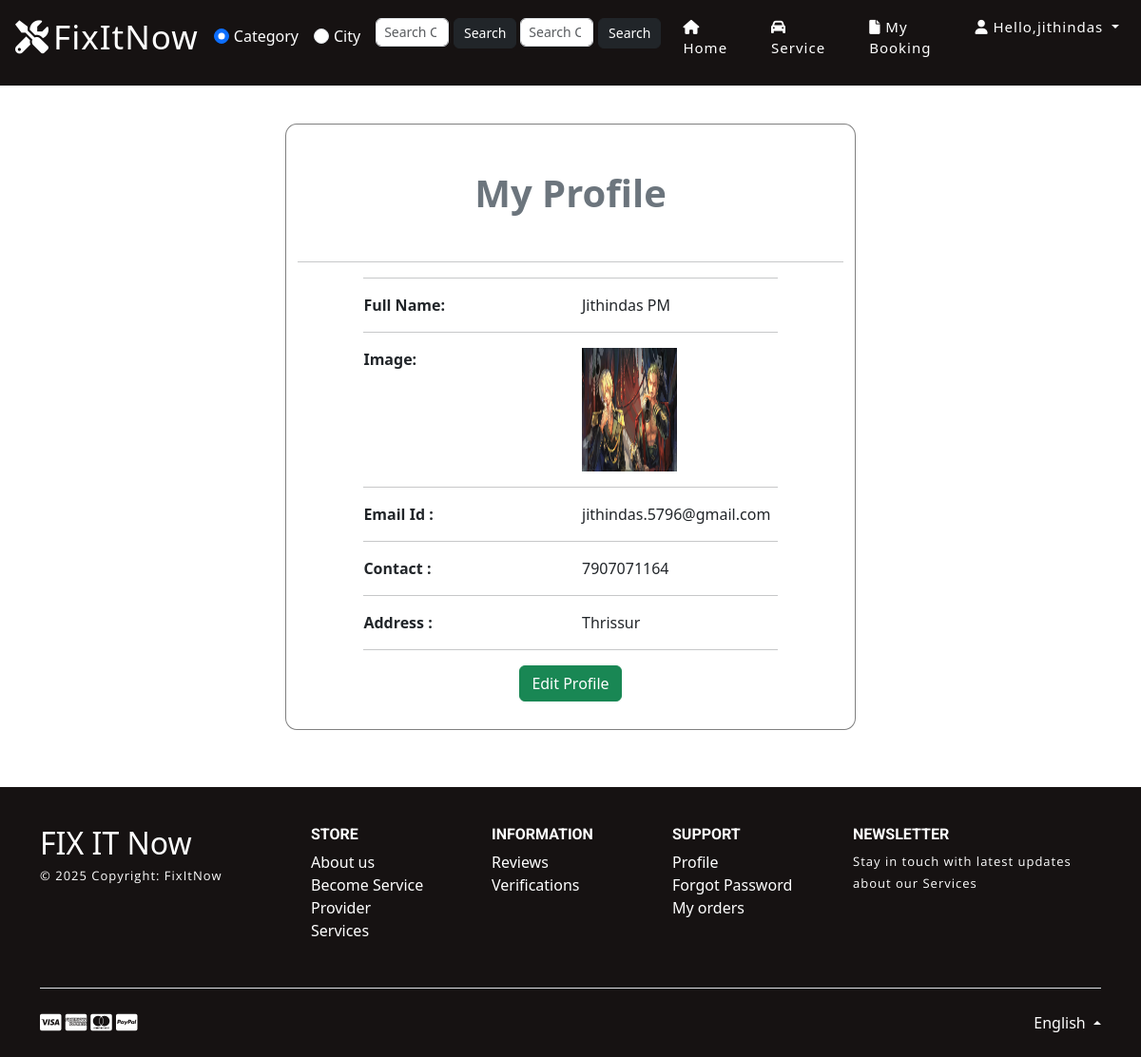
Page /profile (signed in) on the committed database.
### home_service/models.py (models this page shows, shortened)
class Customer(models.Model):
    user = models.ForeignKey(User, on_delete=models.CASCADE, null=True)
    contact = models.CharField(max_length=100, null=True)
    address = models.CharField(max_length=100, null=True)
    image = models.FileField(null=True)

### home_service/views.py (the view)
# urls.py: path('profile',profile,name="profile"),
def profile(request):
    user = User.objects.get(id=request.user.id)
    error = ""
    try:
        sign = Customer.objects.get(user=user)
        error = "pat"
    except:
        sign = Service_Man.objects.get(user=user)
    terror = False
    d = {'pro':sign,'error':error}
    return render(request,'profile.html',d)

### home_service/templates/profile.html (shortened to what this page needs)
{% extends 'index.html' %}
{% load static %}
{% block body %}
	<div class="w3l_banner_info" style="height:10px">
		<div class="slider1">
			<div class="callbacks_container">
				<ul class="rslides" id="slider3">
					<li>
						<div class="slider1-img" style="height:90px">
							<div class="slider_banner_info">
							</div>
						</div>
					</li>
				</ul>
			</div>
		</div>
	</div>
</header>
    <div class="container" style="width:50%;margin-top:10%;margin-bottom:5%;background:white;border-radius:2%;border:1px solid grey">
    <div class="text-center my-5">
        <span class="h1 text-secondary" style="font-weight: 800;">My Profile</span>
    </div><hr>
    <div align="left" class="container-fluid" style="width:80%;margin-bottom:5%">
    <hr><div class="row" >
        <div class="col-md-6 div2">
            <strong>Full Name:</strong>
        </div>
        <div class="col-md-6 div1">
            {{pro.user.first_name}} {{pro.user.last_name}}
        </div>
    </div><hr>
    <div class="row">
        <div class="col-md-6 div2">
            <strong>Image:</strong>
        </div>
        <div class="col-md-6">
            <img src="{{pro.image.url}}" style="width:100px;height:130px"></img>
        </div></div><hr>
    <div class="row">
        <div class="col-md-6 div2">
            <strong>Email Id :</strong>
        </div>
        <div class="col-md-6 div1">
            {{pro.user.email}}
        </div>
    </div><hr>
     <div class="row">
        <div class="col-md-6 div2">
            <strong>Contact :</strong>
        </div>
        <div class="col-md-6 div1">
            {{pro.contact}}
        </div>
     </div><hr>
    <div class="row">
        <div class="col-md-6 div2">
            <strong>Address :</strong>
        </div>
        <div class="col-md-6 div1">
            {{pro.address}}
        </div>
    </div><hr>
    <div class="text-center">
        <a class="" href="{% url 'edit_profile' %}">
            <button class="btn btn-success">Edit Profile</button>
        </a>
    </div>
    </div></div>
{% endblock %}

### home_service/templates/index.html (shortened to what this page needs)
<!DOCTYPE html>
{% load static %}
<html>
<head>
<link href="{% static 'css/bootstrap.min.css' %}" rel="stylesheet" type="text/css" media="all">
<link href="{% static 'css/fontawesome-all.min.css' %}" rel="stylesheet" type="text/css" media="all">
<link href="{% static 'css/easy-responsive-tabs.css' %}" rel='stylesheet' type='text/css'/>
<link rel="stylesheet" href="{% static 'css/flexslider.css' %}" type="text/css" media="all">
<link rel="stylesheet" type="text/css" href="{% static 'css/style_common.css' %}" />
<link rel="stylesheet" type="text/css" href="{% static 'css/style1.css' %}" />
<link href="{% static 'css/style.css' %}" rel="stylesheet" type="text/css" media="all"/>
<link rel="stylesheet" href="https://cdnjs.cloudflare.com/ajax/libs/font-awesome/4.7.0/css/font-awesome.min.css">
<link rel="stylesheet" href="https://cdnjs.cloudflare.com/ajax/libs/font-awesome/6.0.0/css/all.min.css">
<link href="https://cdn.jsdelivr.net/npm/bootstrap@5.3.5/dist/css/bootstrap.min.css" rel="stylesheet">
</head>
<body>
<header>
	<nav class="navbar navbar-expand-lg navbar-light">
      <a class="navbar-brand ms-3" href="{% url 'home' %}" style="font-size: 35px;">
        <i class="fas fa-tools mr-1" aria-hidden="true" style="font-size: 35px;"></i>FixItNow
      </a>
      <div class="collapse navbar-collapse" id="navbarSupportedContent">
        <ul class="navbar-nav ml-auto">
          {% if request.user.is_staff %}
            <li class="nav-item dropdown">
              <a class="nav-link dropdown-toggle" href="#" id="navbarDropdown"  role="button" data-toggle="dropdown" aria-haspopup="true" aria-expanded="false">
                <i class="fa fa-user"></i> Hello,{{request.user.username}}
              </a>
              <div class="dropdown-menu" aria-labelledby="navbarDropdown">
                <a class="dropdown-item" href="{% url 'profile' %}">Profile</a>
                <a class="dropdown-item" href="{% url 'logout' %}">Logout</a>
              </div>
            </li>
          {% else %}
          {% if request.user.username %}
            {% if error == "pat" %}
            <div class="form-check form-check-inline d-flex justify-contant-center align-center">
              <input class="form-check-input" type="radio" name="search_type" id="search_category" value="category" checked>
              <label class="form-check-label text-white" for="search_category">Category</label>
            </div>
            <div class="form-check form-check-inline d-flex justify-contant-center align-center">
              <input class="form-check-input" type="radio" name="search_type" id="search_city" value="city">
              <label class="form-check-label text-white" for="search_city">City</label>
            </div>
            <form class="d-flex search-form me-1" role="search" method="GET" action="{% url 'customer_service_cat_search' %}">
              <div id="category_search_box">
                <input class="form-control" name="category" type="search" placeholder="Search Category" aria-label="Search">
              </div>
              <button class="btn btn-dark" type="submit">Search</button>
            </form>
            <form class="d-flex search-form" role="search" method="GET" action="{% url 'customer_service_city_search' %}">
              <div id="city_search_box">
                <input class="form-control" name="city" type="search" placeholder="Search City" aria-label="Search">
              </div>
              <button class="btn btn-dark" type="submit">Search</button>
            </form>
              <li class="nav-item ">
                <a class="nav-link" href="{% url 'user_home' %}">
                <i class="fa fa-home"></i> Home</a>
              </li>
              <li class="nav-item ">
                <a class="nav-link" href="{% url 'service' %}">
                <i class="fa fa-car"></i> Service</a>
              </li>
              <li class="nav-item ">
                <a class="nav-link" href="{% url 'customer_order' %}">
                <i class="fa fa-file"></i> My Booking</a>
              </li>
              <li class="nav-item dropdown">
                <a class="nav-link dropdown-toggle" href="#" id="navbarDropdown"  role="button" data-toggle="dropdown" aria-haspopup="true" aria-expanded="false">
                  <i class="fa fa-user"></i> Hello,{{request.user.username}}
                </a>
              </li>
          {% endif %}
          {% endif %}
            {% endif %}
        </ul>
      </div>
  </nav>
    {% block body %}
    {% endblock %}
      <footer class="text-lg-start text-white text-muted mt-auto mb-0" style="background-color:rgb(22, 18, 18);">
        <section class="">
          <div class="container text-white text-md-start pt-4 pb-4">
            <div class="row mt-3">
              <div class="col-12 col-lg-3 col-sm-12 mb-2">
                <a href="" target="_blank" class=" h2">
                  FIX IT Now
                </a>
                <p class="mt-1 text-white">
                  © 2025 Copyright: FixItNow
                </p>
              </div>
              <div class="col-6 col-sm-4 col-lg-2">
                <h6 class="text-uppercase text-white fw-bold mb-2">
                  Store
                </h6>
                <ul class="list-unstyled mb-4 text-white">
                  <li><a class="text-white" href="#">About us</a></li>
                  <li><a class="text-white" href="#">Become Service Provider</a></li>
                  <li><a class="text-white" href="#">Services</a></li>
                </ul>
              </div>
              <div class="col-6 col-sm-4 col-lg-2">
                <h6 class="text-uppercase text-white fw-bold mb-2">
                  Information
                </h6>
                <ul class="list-unstyled mb-4">
                  <li><a class="text-white" href="#">Reviews</a></li>
                  <li><a class="text-white" href="#">Verifications</a></li>
                </ul>
              </div>
              <div class="col-6 col-sm-4 col-lg-2">
                <h6 class="text-uppercase text-white fw-bold mb-2">
                  Support
                </h6>
                <ul class="list-unstyled mb-4">
                  <li><a class="text-white" href="#">Profile</a></li>
                  <li><a class="text-white" href="#">Forgot Password</a></li>
                  <li><a class="text-white" href="#">My orders</a></li>
                </ul>
              </div>
              <div class="col-12 col-sm-12 col-lg-3">
                <h6 class="text-uppercase text-white fw-bold mb-2">Newsletter</h6>
                <p class="text-white">Stay in touch with latest updates about our Services</p>
              </div>
            </div>
          </div>
        </section>
        <div class="">
          <div class="container">
            <div class="d-flex justify-content-between py-4 border-top">
              <div>
                <i class="fab fa-lg fa-cc-visa text-white"></i>
                <i class="fab fa-lg fa-cc-amex text-white"></i>
                <i class="fab fa-lg fa-cc-mastercard text-white"></i>
                <i class="fab fa-lg fa-cc-paypal text-white"></i>
              </div>
              <div class="dropdown dropup">
                <a class="dropdown-toggle text-white" href="#" id="Dropdown" role="button" data-mdb-toggle="dropdown" aria-expanded="false"> English </a>
              </div>
            </div>
          </div>
        </div>
      </footer>
</body>
</html>

### home_service/static/css/easy-responsive-tabs.css (style rules this page uses)
body { margin: 0px; padding: 0px; background: #f5f5f5; font-weight: 500; }
ul.resp-tabs-list, p { margin: 0px; padding: 0px; }

### home_service/static/css/style.css (style rules this page uses)
body { padding: 0; margin: 0; background-color:#fff; }
body a { transition: 0.5s all; -webkit-transition: 0.5s all; -moz-transition: 0.5s all; -o-transition: 0.5s all; -ms-transition: 0.5s all; text-decoration: none; }
h1, h2, h3, h4, h5, h6 { margin: 0; padding: 0; font-weight:normal; font-family: 'Roboto', sans-serif; }
p { margin: 0; letter-spacing:1px; line-height:1.8em; font-size:13px; font-family: 'Open Sans', sans-serif; }
.row { margin:0px; padding:0px; }
ul { margin: 0; padding: 0; }
label { margin: 0; }
a { color:#000; }
.navbar-collapse { padding: 0; }
.slider_banner_info { padding-top: 18em; text-align: center; width: 60%; margin: 0 auto; }
.slider1-img { background-color:rgb(22, 18, 18); background-size: cover; -webkit-background-size: cover; -moz-background-size: cover; -o-background-size: cover; -ms-background-size: cover; height: 400px; }
#slider2, #slider3 { box-shadow: none; -moz-box-shadow: none; -webkit-box-shadow: none; margin: 0 auto; }
.callbacks { position: relative; list-style: none; overflow: hidden; width: 100%; padding: 0; margin: 0; }
.callbacks li { position: absolute; width: 100%; }
.rslides { position: relative; list-style: none; overflow: hidden; width: 100%; padding: 0; }
.rslides li { -webkit-backface-visibility: hidden; position: absolute; display: none; width: 100%; left: 0; top: 0; }
.rslides li { position: relative; display: block; float: left; }
nav.navbar.navbar-expand-lg.navbar-light { position: absolute; top: 0px; z-index: 9; width:100%; }
.w3l_banner_info { position: relative; }
.navbar-light .navbar-brand { color: #fff; font-size:50px; letter-spacing: 1px; }
.navbar-light .navbar-nav .nav-link { color: #fff; font-size: 15px; letter-spacing: 1px; margin:0 15px; }

### home_service/templates/index.html (style rules this page uses)
body { display: flex; flex-direction: column; min-height: 100vh; }
.search-form input { height: 30px; font-size: 14px; padding: 4px 8px; margin-top: 10px; }
.search-form button { height: 32px; font-size: 14px; padding: 4px 10px; margin-top: 10px; margin-left: 5px; }

### rows in the picture
Customer: user.first_name "Jithindas", user.last_name "PM", image (picture), user.email "jithindas.5796@gmail.com", contact "7907071164", address "Thrissur"

### other values in the picture
{{ request.user.username }} "jithindas"
